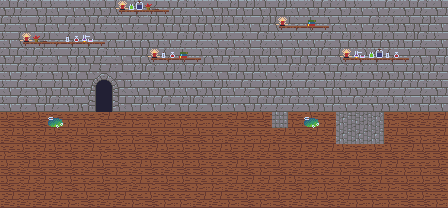

This is a level from a 2D game, rendered from its Tiled map with the project's own tilesets. A one-line summary and the map file follow, with tile-layer data summarised:
An orthogonal 28x13 tile map with 16x16 px tiles, 4 tile layers (BG2, BG1, BG0, fg), 1 hidden layer not drawn, 4 tilesets and 58 objects (46x entity, 6x hero, 2x spawn, exit).

<map version="1.0" orientation="orthogonal" renderorder="right-down" width="28" height="13" tilewidth="16" tileheight="16" nextobjectid="124">
 <tileset firstgid="1" name="Mat" tilewidth="16" tileheight="16" tilecount="256" columns="16">
  <image source="../img/tiles.png" width="256" height="256" />
  <terraintypes>
   <terrain name="Wand" tile="0" />
   <terrain name="Boden" tile="64" />
   <terrain name="Säule" tile="17" />
   <terrain name="Holzwand" tile="96" />
   <terrain name="Holzboden" tile="112" />
   <terrain name="Gras" tile="128" />
  </terraintypes>
  <tile id="0" terrain="0,0,0,0" />
  <tile id="1" terrain="0,0,0,0" />
  <tile id="2" terrain="0,0,0,0" />
  <tile id="3" terrain="0,0,0,0" />
  <tile id="6">
   <animation>
    <frame tileid="6" duration="1000" />
    <frame tileid="7" duration="1000" />
   </animation>
  </tile>
  <tile id="17" terrain="2,2,2,2" />
  <tile id="32" terrain="2,2,2,2" />
  <tile id="38">
   <animation>
    <frame tileid="37" duration="1000" />
    <frame tileid="38" duration="100" />
    <frame tileid="39" duration="100" />
    <frame tileid="40" duration="2000" />
    <frame tileid="39" duration="100" />
    <frame tileid="38" duration="100" />
   </animation>
  </tile>
  <tile id="48">
   <animation>
    <frame tileid="48" duration="10000" />
    <frame tileid="49" duration="50" />
   </animation>
  </tile>
  <tile id="54">
   <animation>
    <frame tileid="53" duration="1000" />
    <frame tileid="54" duration="100" />
    <frame tileid="55" duration="100" />
    <frame tileid="56" duration="2000" />
    <frame tileid="55" duration="100" />
    <frame tileid="54" duration="100" />
   </animation>
  </tile>
  <tile id="64" terrain="1,1,1,1" />
  <tile id="65" terrain="1,1,1,1" />
  <tile id="66" terrain="1,1,1,1" />
  <tile id="85">
   <animation>
    <frame tileid="85" duration="2000" />
    <frame tileid="101" duration="300" />
    <frame tileid="85" duration="2000" />
    <frame tileid="117" duration="300" />
   </animation>
  </tile>
  <tile id="88">
   <animation>
    <frame tileid="88" duration="2000" />
    <frame tileid="104" duration="200" />
    <frame tileid="120" duration="200" />
   </animation>
  </tile>
  <tile id="93">
   <animation>
    <frame tileid="93" duration="300" />
    <frame tileid="109" duration="300" />
    <frame tileid="125" duration="300" />
    <frame tileid="141" duration="300" />
   </animation>
  </tile>
  <tile id="96" terrain="3,3,3,3" />
  <tile id="97" terrain="3,3,3,3" />
  <tile id="98" terrain="3,3,3,3" />
  <tile id="109">
   <animation>
    <frame tileid="109" duration="300" />
    <frame tileid="125" duration="300" />
    <frame tileid="141" duration="300" />
    <frame tileid="93" duration="300" />
   </animation>
  </tile>
  <tile id="112" terrain="4,4,4,4" />
  <tile id="113" terrain="4,4,4,4" />
  <tile id="114" terrain="4,4,4,4" />
  <tile id="125">
   <animation>
    <frame tileid="125" duration="250" />
    <frame tileid="141" duration="300" />
    <frame tileid="93" duration="250" />
    <frame tileid="109" duration="300" />
   </animation>
  </tile>
  <tile id="128" terrain="5,5,5,5" />
  <tile id="129" terrain="5,5,5,5" />
  <tile id="130" terrain="5,5,5,5" />
  <tile id="141">
   <animation>
    <frame tileid="141" duration="200" />
    <frame tileid="93" duration="300" />
    <frame tileid="109" duration="200" />
    <frame tileid="125" duration="300" />
   </animation>
  </tile>
  <tile id="148">
   <animation>
    <frame tileid="148" duration="2000" />
    <frame tileid="164" duration="1000" />
   </animation>
  </tile>
  <tile id="149">
   <animation>
    <frame tileid="149" duration="300" />
    <frame tileid="165" duration="300" />
    <frame tileid="181" duration="300" />
   </animation>
  </tile>
  <tile id="150">
   <animation>
    <frame tileid="150" duration="700" />
    <frame tileid="166" duration="200" />
    <frame tileid="150" duration="700" />
    <frame tileid="182" duration="200" />
   </animation>
  </tile>
  <tile id="214">
   <animation>
    <frame tileid="212" duration="1000" />
    <frame tileid="214" duration="100" />
    <frame tileid="216" duration="100" />
    <frame tileid="218" duration="2000" />
    <frame tileid="216" duration="100" />
    <frame tileid="214" duration="100" />
   </animation>
  </tile>
  <tile id="215">
   <animation>
    <frame tileid="213" duration="1000" />
    <frame tileid="215" duration="100" />
    <frame tileid="217" duration="100" />
    <frame tileid="219" duration="2000" />
    <frame tileid="217" duration="100" />
    <frame tileid="215" duration="100" />
   </animation>
  </tile>
  <tile id="230">
   <animation>
    <frame tileid="228" duration="1000" />
    <frame tileid="230" duration="100" />
    <frame tileid="232" duration="100" />
    <frame tileid="234" duration="2000" />
    <frame tileid="232" duration="100" />
    <frame tileid="230" duration="100" />
   </animation>
  </tile>
  <tile id="231">
   <animation>
    <frame tileid="229" duration="1000" />
    <frame tileid="231" duration="100" />
    <frame tileid="233" duration="100" />
    <frame tileid="235" duration="2000" />
    <frame tileid="233" duration="100" />
    <frame tileid="231" duration="100" />
   </animation>
  </tile>
  <tile id="246">
   <animation>
    <frame tileid="244" duration="1000" />
    <frame tileid="246" duration="100" />
    <frame tileid="248" duration="100" />
    <frame tileid="250" duration="2000" />
    <frame tileid="248" duration="100" />
    <frame tileid="246" duration="100" />
   </animation>
  </tile>
  <tile id="247">
   <animation>
    <frame tileid="245" duration="1000" />
    <frame tileid="247" duration="100" />
    <frame tileid="249" duration="100" />
    <frame tileid="251" duration="2000" />
    <frame tileid="249" duration="100" />
    <frame tileid="247" duration="100" />
   </animation>
  </tile>
 </tileset>
 <tileset firstgid="257" name="Char" tilewidth="16" tileheight="32" tilecount="450" columns="30">
  <image source="../img/Spritesheet_char.PNG" width="480" height="480" />
  <tile id="0">
   <objectgroup draworder="index" />
   <animation>
    <frame tileid="0" duration="2500" />
    <frame tileid="1" duration="500" />
    <frame tileid="2" duration="500" />
    <frame tileid="3" duration="500" />
   </animation>
  </tile>
  <tile id="4">
   <animation>
    <frame tileid="7" duration="2500" />
    <frame tileid="6" duration="500" />
    <frame tileid="5" duration="500" />
    <frame tileid="4" duration="500" />
   </animation>
  </tile>
  <tile id="32">
   <animation>
    <frame tileid="32" duration="200" />
    <frame tileid="33" duration="200" />
    <frame tileid="34" duration="200" />
    <frame tileid="35" duration="200" />
    <frame tileid="36" duration="200" />
   </animation>
  </tile>
  <tile id="60">
   <animation>
    <frame tileid="60" duration="250" />
    <frame tileid="61" duration="250" />
    <frame tileid="62" duration="250" />
   </animation>
  </tile>
  <tile id="64">
   <animation>
    <frame tileid="64" duration="200" />
    <frame tileid="65" duration="200" />
    <frame tileid="66" duration="200" />
    <frame tileid="67" duration="200" />
    <frame tileid="68" duration="200" />
   </animation>
  </tile>
  <tile id="90">
   <animation>
    <frame tileid="90" duration="250" />
    <frame tileid="91" duration="250" />
    <frame tileid="92" duration="250" />
    <frame tileid="91" duration="250" />
   </animation>
  </tile>
  <tile id="96">
   <animation>
    <frame tileid="96" duration="250" />
    <frame tileid="95" duration="250" />
    <frame tileid="97" duration="250" />
    <frame tileid="95" duration="250" />
   </animation>
  </tile>
 </tileset>
 <tileset firstgid="707" name="Meta" tilewidth="16" tileheight="16" tilecount="2" columns="2">
  <image source="../img/meta.png" width="32" height="16" />
  <tile id="0">
   <properties>
    <property name="collision" type="bool" value="true" />
   </properties>
  </tile>
  <tile id="1">
   <properties>
    <property name="collision" type="bool" value="false" />
   </properties>
  </tile>
 </tileset>
 <tileset firstgid="709" name="Spritesheet_sidechar" tilewidth="16" tileheight="32" tilecount="75" columns="15">
  <image source="../img/Spritesheet_sidechar.PNG" width="240" height="160" />
 </tileset>
 <layer name="BG2" width="28" height="13">
  <data>[364 cells, 0 non-empty, 0 distinct tile ids]</data>
 </layer>
 <layer name="BG1" width="28" height="13">
  <data>[364 cells, 364 non-empty, 25 distinct tile ids]</data>
 </layer>
 <layer name="BG0" width="28" height="13">
  <data>[364 cells, 29 non-empty, 10 distinct tile ids]</data>
 </layer>
 <objectgroup name="Objects">
  <object id="21" gid="55" x="96" y="112" width="16" height="16">
   <properties>
    <property name="animationonly" value="exit2" />
   </properties>
  </object>
  <object id="22" gid="39" x="96" y="96" width="16" height="16">
   <properties>
    <property name="animationonly" value="exit2" />
   </properties>
  </object>
  <object id="74" name="deadmage1" type="entity" gid="709" x="176" y="176" width="16" height="32">
   <properties>
    <property name="displayname" value="" />
    <property name="examine">He really grew on me throughout
the two days I've known him.
May he rest in pieces</property>
    <property name="oninteract" type="int" value="0" />
   </properties>
  </object>
  <object id="75" name="deadmage2" type="entity" gid="710" x="192" y="176" width="16" height="32">
   <properties>
    <property name="displayname" value="" />
    <property name="examine">He really grew on me throughout
the two days I've known him.
May he rest in pieces</property>
    <property name="oninteract" type="int" value="5" />
    <property name="oninteract_0" value="take emerald" />
    <property name="oninteract_1" value="deactivate deadmage1" />
    <property name="oninteract_2" value="deactivate deadmage2" />
    <property name="oninteract_3">clearsubs
saysub You successfully plundered%Nyour former master's body.%NYou've found a valuable emerald.
saysub Now press E to examine him.
saysub F can always be used to interact%Nand E to investigate.%NBefore you can calm down,%Nyou should extinguish that flame.
saysub F can always be used to interact%Nand E to investigate.%NBefore you can calm down,%Nyou should extinguish that flame.</property>
    <property name="oninteract_4" value="unpausewalk" />
   </properties>
  </object>
  <object id="77" name="cauldron" type="entity" gid="150" x="352" y="128" width="16" height="16">
   <properties>
    <property name="displayname" value="Cauldron" />
    <property name="examine">It's too heavy to use
as a fire extinguisher.</property>
   </properties>
  </object>
  <object id="80" name="greenelixir" type="entity" gid="96" x="384" y="192" width="16" height="16">
   <properties>
    <property name="displayname" value="Green Elixir" />
    <property name="examine" value="I don't know what this elixir does." />
    <property name="oninteract" type="int" value="1" />
    <property name="oninteract_0" value="take $this" />
   </properties>
  </object>
  <object id="81" name="waterbucket" type="entity" gid="80" x="272" y="124" width="16" height="16">
   <properties>
    <property name="displayname" value="Water Bucket" />
    <property name="examine">This could help me
extinguish the flames.</property>
    <property name="oninteract" type="int" value="2" />
    <property name="oninteract_0" value="take $this" />
    <property name="oninteract_1">saysub This should be useful.%NPress C to show/hide your%Ncurrently equipped item.
saysub You can use R to cycle%Nthrough your items.%NWhile an item is displayed,%Nthe examination button%Ngives you information on it.
saysub If you want to use an item,%Nstand near an object and press Q.%NThis might not always be sensible.</property>
   </properties>
  </object>
  <object id="82" gid="104" x="208" y="112" width="16" height="16" />
  <object id="83" name="bookcase" type="entity" gid="120" x="208" y="128" width="16" height="16">
   <properties>
    <property name="displayname" value="Bookcase" />
    <property name="examine">There's a lot of books on potions
in here. The most advanced of them,
the Elixcicon, is missing.</property>
   </properties>
  </object>
  <object id="84" name="fire" type="entity" gid="94" x="176" y="128" width="16" height="16">
   <properties>
    <property name="displayname" value="Fire" />
    <property name="examine" value="Fire!!!" />
   </properties>
  </object>
  <object id="85" name="fire" type="entity" gid="94" x="236" y="148" width="16" height="16">
   <properties>
    <property name="displayname" value="Fire" />
    <property name="examine" value="Fire!!!" />
   </properties>
  </object>
  <object id="86" name="fire" type="entity" gid="94" x="136" y="188" width="16" height="16">
   <properties>
    <property name="displayname" value="Fire" />
    <property name="examine" value="Fire!!!" />
   </properties>
  </object>
  <object id="87" name="fire" type="entity" gid="94" x="132" y="160" width="16" height="16">
   <properties>
    <property name="displayname" value="Fire" />
    <property name="examine" value="Fire!!!" />
   </properties>
  </object>
  <object id="88" name="fire" type="entity" gid="94" x="220" y="200" width="16" height="16">
   <properties>
    <property name="displayname" value="Fire" />
    <property name="examine" value="Fire!!!" />
   </properties>
  </object>
  <object id="89" name="fire" type="entity" gid="110" x="244" y="172" width="16" height="16">
   <properties>
    <property name="displayname" value="Fire" />
    <property name="examine" value="Fire!!!" />
   </properties>
  </object>
  <object id="90" name="fire" type="entity" gid="110" x="180" y="200" width="16" height="16">
   <properties>
    <property name="displayname" value="Fire" />
    <property name="examine" value="Fire!!!" />
   </properties>
  </object>
  <object id="91" name="fire" type="entity" gid="110" x="140" y="128" width="16" height="16">
   <properties>
    <property name="displayname" value="Fire" />
    <property name="examine" value="Fire!!!" />
   </properties>
  </object>
  <object id="92" name="fire" type="entity" gid="110" x="108" y="192" width="16" height="16">
   <properties>
    <property name="displayname" value="Fire" />
    <property name="examine" value="Fire!!!" />
   </properties>
  </object>
  <object id="93" name="fire" type="entity" gid="126" x="276" y="192" width="16" height="16">
   <properties>
    <property name="displayname" value="Fire" />
    <property name="examine" value="Fire!!!" />
   </properties>
  </object>
  <object id="94" name="fire" type="entity" gid="126" x="272" y="164" width="16" height="16">
   <properties>
    <property name="displayname" value="Fire" />
    <property name="examine" value="Fire!!!" />
   </properties>
  </object>
  <object id="95" name="fire" type="entity" gid="126" x="232" y="132" width="16" height="16">
   <properties>
    <property name="displayname" value="Fire" />
    <property name="examine" value="Fire!!!" />
   </properties>
  </object>
  <object id="96" name="fire" type="entity" gid="126" x="104" y="164" width="16" height="16">
   <properties>
    <property name="displayname" value="Fire" />
    <property name="examine" value="Fire!!!" />
   </properties>
  </object>
  <object id="97" name="fire" type="entity" gid="126" x="72" y="188" width="16" height="16">
   <properties>
    <property name="displayname" value="Fire" />
    <property name="examine" value="Fire!!!" />
   </properties>
  </object>
  <object id="98" name="fire" type="entity" gid="126" x="64" y="164" width="16" height="16">
   <properties>
    <property name="displayname" value="Fire" />
    <property name="examine" value="Fire!!!" />
   </properties>
  </object>
  <object id="99" name="fire" type="entity" gid="142" x="328" y="188" width="16" height="16">
   <properties>
    <property name="displayname" value="Fire" />
    <property name="examine" value="Fire!!!" />
   </properties>
  </object>
  <object id="100" name="fire" type="entity" gid="142" x="312" y="172" width="16" height="16">
   <properties>
    <property name="displayname" value="Fire" />
    <property name="examine" value="Fire!!!" />
   </properties>
  </object>
  <object id="101" name="fire" type="entity" gid="142" x="60" y="152" width="16" height="16">
   <properties>
    <property name="displayname" value="Fire" />
    <property name="examine" value="Fire!!!" />
   </properties>
  </object>
  <object id="102" name="fire" type="entity" gid="142" x="32" y="184" width="16" height="16">
   <properties>
    <property name="displayname" value="Fire" />
    <property name="examine" value="Fire!!!" />
   </properties>
  </object>
  <object id="103" name="fire" type="entity" gid="110" x="364" y="180" width="16" height="16">
   <properties>
    <property name="displayname" value="Fire" />
    <property name="examine" value="Fire!!!" />
   </properties>
  </object>
  <object id="104" name="fire" type="entity" gid="110" x="420" y="148" width="16" height="16">
   <properties>
    <property name="displayname" value="Fire" />
    <property name="examine" value="Fire!!!" />
   </properties>
  </object>
  <object id="105" name="fire" type="entity" gid="110" x="412" y="128" width="16" height="16">
   <properties>
    <property name="displayname" value="Fire" />
    <property name="examine" value="Fire!!!" />
   </properties>
  </object>
  <object id="106" name="fire" type="entity" gid="110" x="424" y="192" width="16" height="16">
   <properties>
    <property name="displayname" value="Fire" />
    <property name="examine" value="Fire!!!" />
   </properties>
  </object>
  <object id="107" name="fire" type="entity" gid="110" x="280" y="152" width="16" height="16">
   <properties>
    <property name="displayname" value="Fire" />
    <property name="examine" value="Fire!!!" />
   </properties>
  </object>
  <object id="108" name="fire" type="entity" gid="110" x="344" y="140" width="16" height="16">
   <properties>
    <property name="displayname" value="Fire" />
    <property name="examine" value="Fire!!!" />
   </properties>
  </object>
  <object id="109" name="fire" type="entity" gid="126" x="256" y="204" width="16" height="16">
   <properties>
    <property name="displayname" value="Fire" />
    <property name="examine" value="Fire!!!" />
   </properties>
  </object>
  <object id="110" name="fire" type="entity" gid="126" x="148" y="164" width="16" height="16">
   <properties>
    <property name="displayname" value="Fire" />
    <property name="examine" value="Fire!!!" />
   </properties>
  </object>
  <object id="111" name="fire" type="entity" gid="126" x="120" y="148" width="16" height="16">
   <properties>
    <property name="displayname" value="Fire" />
    <property name="examine" value="Fire!!!" />
   </properties>
  </object>
  <object id="112" name="fire" type="entity" gid="126" x="12" y="148" width="16" height="16">
   <properties>
    <property name="displayname" value="Fire" />
    <property name="examine" value="Fire!!!" />
   </properties>
  </object>
  <object id="113" name="fire" type="entity" gid="126" x="12" y="128" width="16" height="16">
   <properties>
    <property name="displayname" value="Fire" />
    <property name="examine" value="Fire!!!" />
   </properties>
  </object>
  </objectgroup>
 <layer name="fg" width="28" height="13">
  <data>[364 cells, 9 non-empty, 9 distinct tile ids]</data>
 </layer>
 <objectgroup name="meta">
  <!-- 9 objects omitted --></objectgroup>
 <layer name="collision" width="28" height="13" visible="0" opacity="0.29">
  <data>[364 cells, 364 non-empty, 2 distinct tile ids]</data>
 </layer>
</map>
<!-- 19 of 58 objects omitted -->
